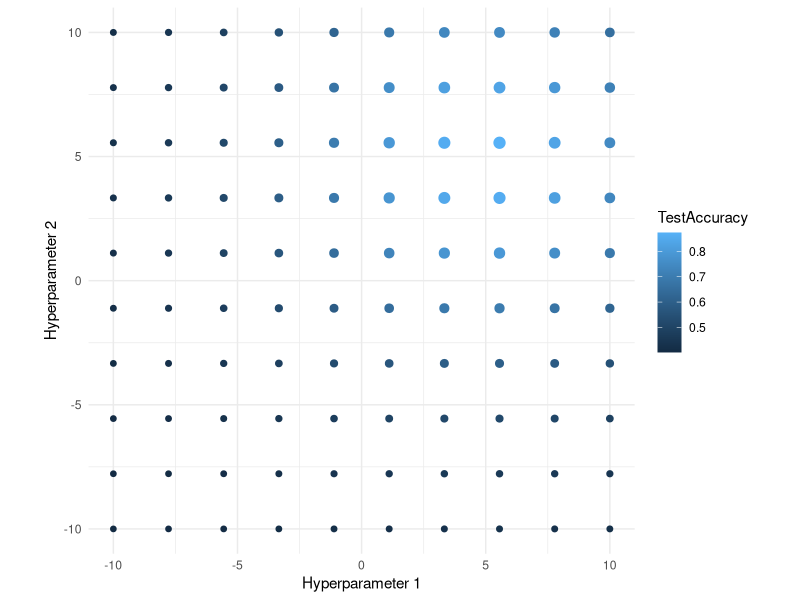
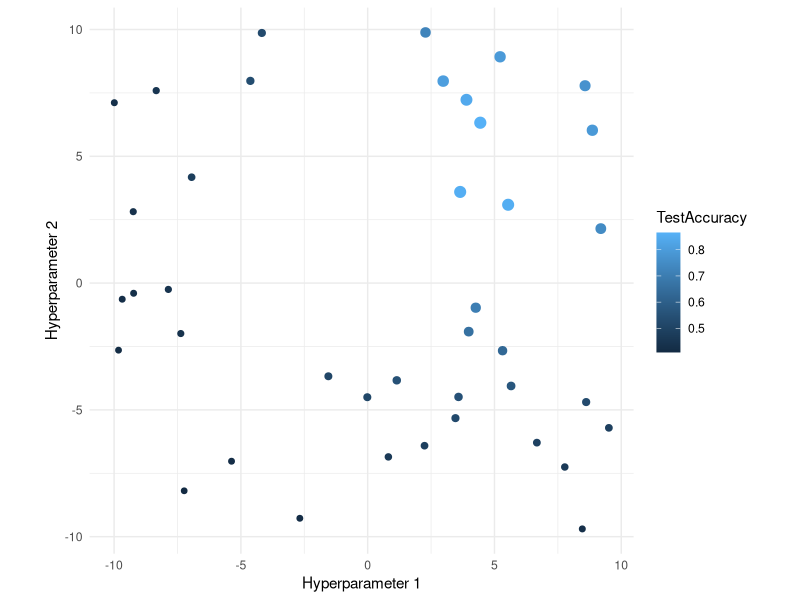

Write R code to recreate these figures, in order.
#!/usr/bin/env Rscript

library(ggplot2)

plotTune = function(d) {
    d$TestAccuracy = mvtnorm::dmvnorm(x = d, mean = c(5,5), sigma = 40 * diag(2)) * 120 + 0.4
    pl = ggplot(data = d, aes(x = x, y = y, color = TestAccuracy))
    pl = pl + geom_point(size = d$TestAccuracy * 4)
    pl = pl + xlab("Hyperparameter 1") + ylab("Hyperparameter 2") + coord_fixed() + theme_minimal()
    return(pl)
}

x = y = seq(-10, 10, length.out = 10)
d = expand.grid(x = x, y = y)
pl = plotTune(d)
ggsave("../images/grid.png", pl)


x = runif(40, -10, 10)
y = runif(40, -10, 10)
d = data.frame(x = x, y = y)
pl = plotTune(d)
ggsave("../images/random.png", pl)
